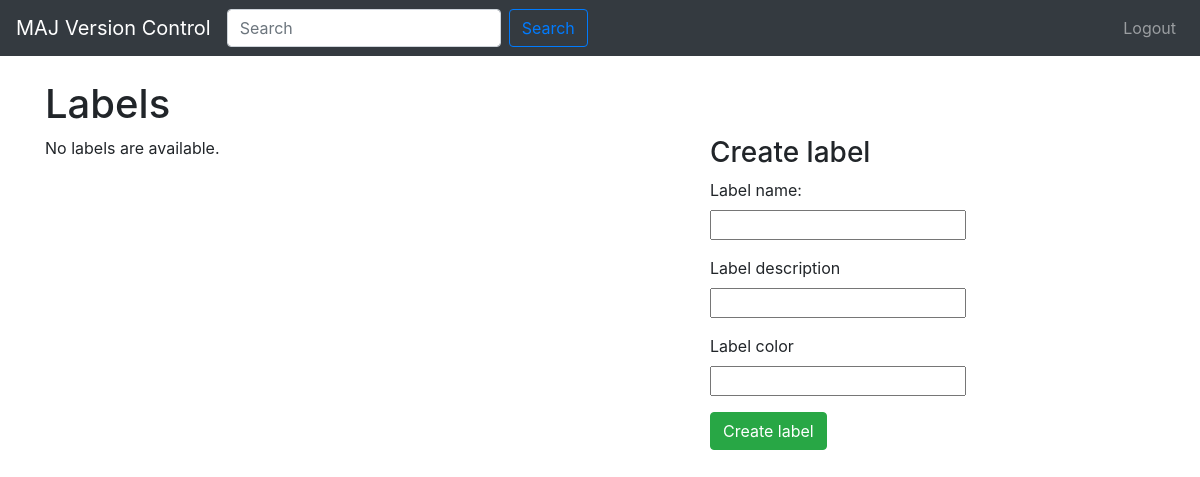
The page /uks/labels on the database as committed earlier.
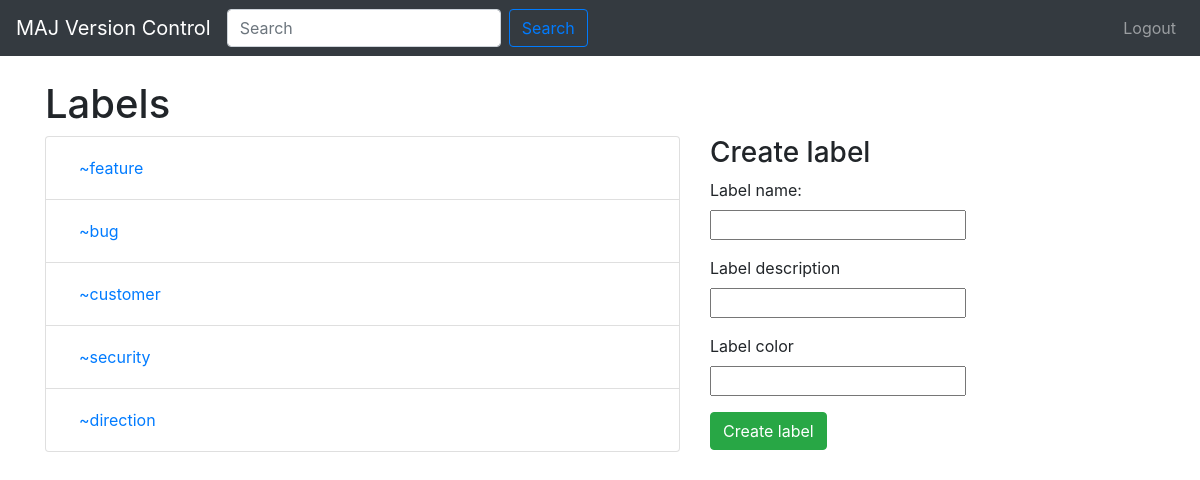
The same page on the database as committed later.
### uks/models.py (models this page shows, shortened)
class Label(models.Model):
    name = models.CharField(max_length=100)
    description = models.CharField(max_length=1000)
    color = models.CharField(max_length=7)

### uks/views.py (the view)
def label_list(request):
    labels = Label.objects.all()
    template = loader.get_template('uks/label_list.html')
    context = {
        'labels': labels,
    }
    return HttpResponse(template.render(context, request))

### uks/templates/uks/label_list.html (shortened to what this page needs)
{% extends 'uks/base.html' %}
{% block content %}
<h1> Labels</h1>
<div class="row">
    <div class="col-7">
        {% if labels %}
            <ul class="list-group">
            {% for label in labels %}
                <li class="list-group-item" >
                    <a class="btn btn-link" href="/vsc/labels/{{ label.id }}">{{ label.name }}</a>
                </li>
            {% endfor %}
            </ul>
        {% else %}
            <p>No labels are available.</p>
        {% endif %}
    </div>
    <div class="col">
        <h3>Create label</h3>
        <form action="{% url 'uks:label_create' %}" method="post">
            <div class="form-group">
                <label>Label name:</label><br />
                <input type="textarea" name="label_name" value="" />
            </div>
            <div class="form-group">
                <label>Label description</label><br />
                <input type="textarea" name="label_description" value="" />
            </div>
            <div class="form-group">
                <label>Label color</label><br />
                <input type="textarea" name="label_color" value="" />
            </div>
            <input type="submit" class="btn btn-success" value="Create label"/>
        </form>
    </div>
</div>
{% endblock %}

### uks/templates/uks/base.html (shortened to what this page needs)
{% load static %}
<html lang="en">
  <head>
    <link rel="stylesheet" href="https://stackpath.bootstrapcdn.com/bootstrap/4.1.3/css/bootstrap.min.css">
  </head>
  <body>
    <nav class="navbar navbar-expand-lg  navbar-dark bg-dark">
      <a class="navbar-brand" href="#">MAJ Version Control</a>
      <div class="collapse navbar-collapse" id="navbarSupportedContent">
        <ul class="navbar-nav mr-auto">
          <form class="form-inline my-2 my-lg-0">
              <input class="form-control mr-sm-2" type="search" placeholder="Search" aria-label="Search">
              <button class="btn btn-outline-primary my-2 my-sm-0" type="submit">Search</button>
          </form>
        </ul>
          <ul class="nav navbar-nav navbar-right">
              <li class="nav-item">
                <a class="nav-link" href="logout">Logout</a>
              </li>
          </ul>
      </div>
    </nav>
    <br>
    <div class="container">
      {% block content %}
      {% endblock %}
    </div>
  </body>
</html>

Rows that differ between the two databases and show on the page:
added Label: name "~feature"
added Label: name "~bug"
added Label: name "~customer"
added Label: name "~security"
added Label: name "~direction"
Other text that changed with them:
text no longer shown: "No labels are available."
